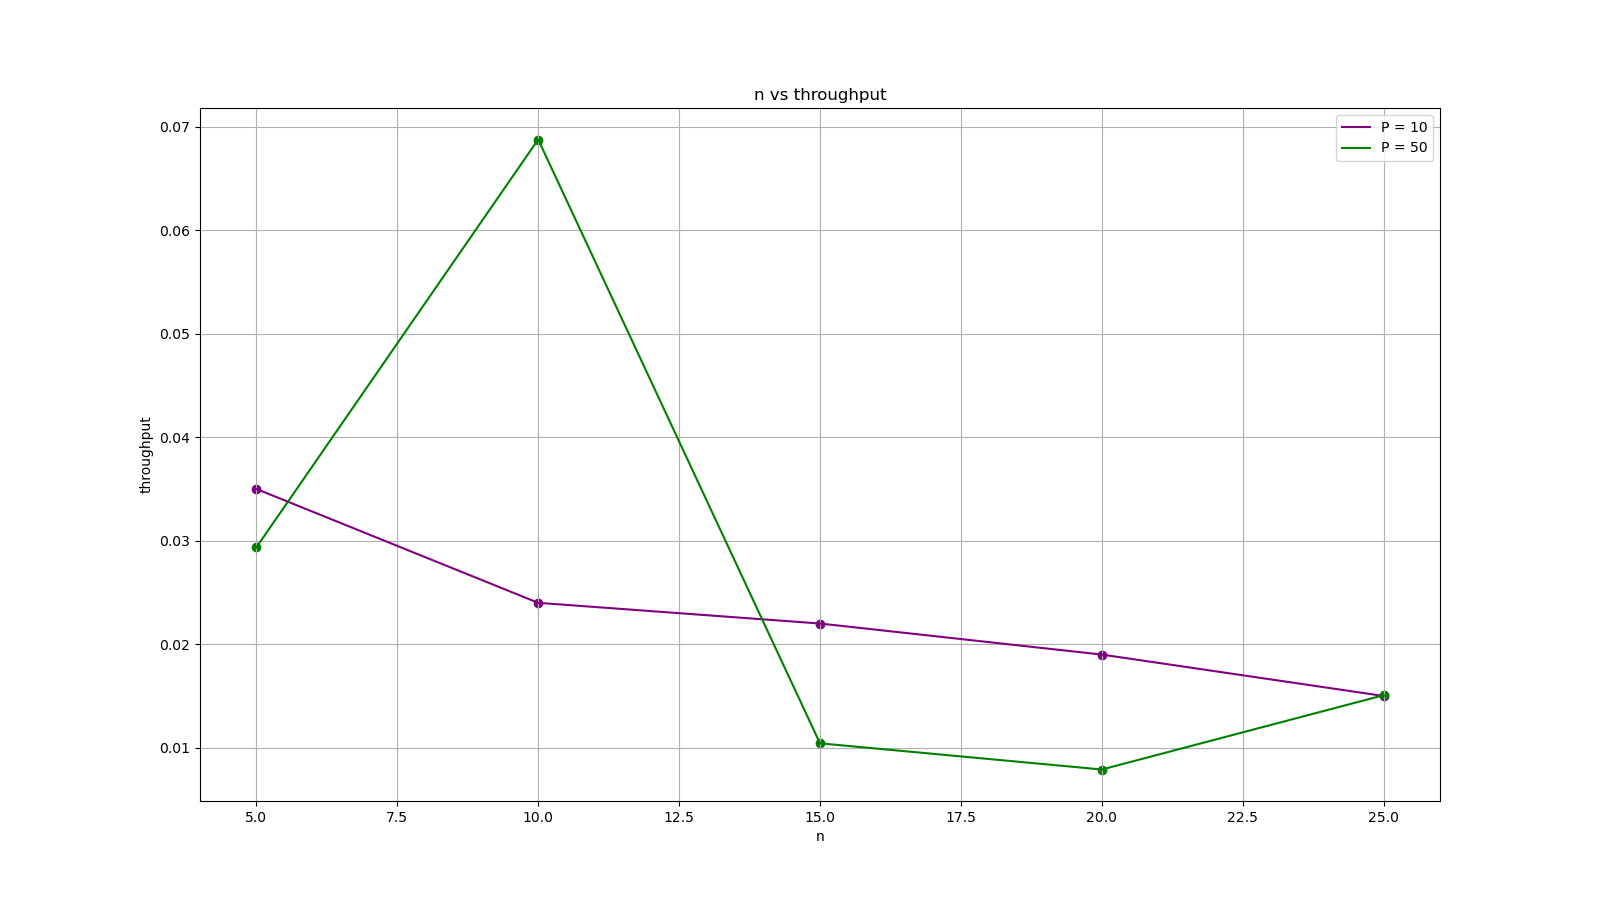

Python code for this plot:
# Throughput Analysis with varying k: 

import matplotlib.pyplot as plt
import os

def avg(a,b,c,d,e):
    return (a+b+c+d+e)/5


t = [5, 10, 15, 20, 25]
P50 = [325/11071, 46/669, 53/5083, 80/10129, 167/11078]
P10 = [0.035, 0.024, 0.022, 0.019, 0.015]

# make a big plot
plt.figure(figsize=(16, 9))

plt.plot(t, P10, label='P = 10', color='purple')
plt.plot(t, P50, label='P = 50', color='green')

# show grid lines
plt.grid(True)

# show markers
plt.scatter(t, P10, color='purple')
plt.scatter(t, P50, color='green')

plt.xlabel('n')
plt.ylabel('throughput')
plt.title('n vs throughput')
plt.legend()
script_name = os.path.splitext(os.path.basename(__file__))[0]
plt.savefig(f"{script_name}.png")
plt.show()
